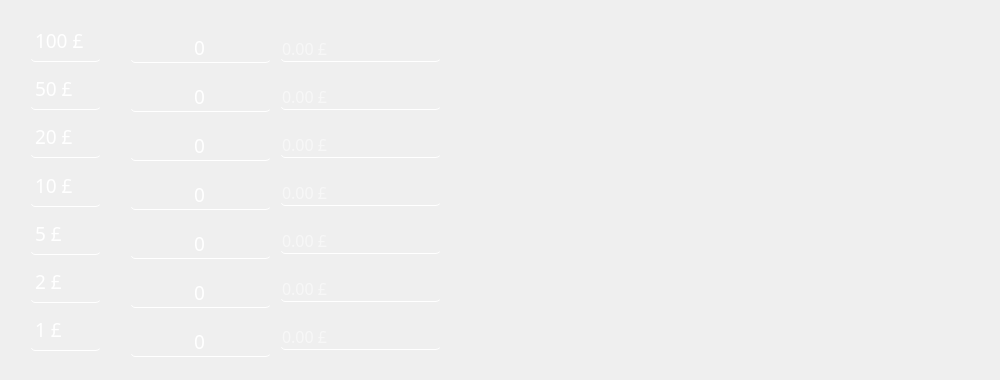
      <widget class="QWidget" name="ster">
       <widget class="QLabel" name="label_36">
        <property name="geometry">
         <rect>
          <x>520</x>
          <y>10</y>
          <width>471</width>
          <height>341</height>
         </rect>
        </property>
        <property name="text">
         <string/>
        </property>
        <property name="pixmap">
         <pixmap>devise/banknotes-of-sterling-pounds-in-circulation.jpg</pixmap>
        </property>
        <property name="scaledContents">
         <bool>true</bool>
        </property>
       </widget>
       <widget class="QWidget" name="">
        <property name="geometry">
         <rect>
          <x>130</x>
          <y>20</y>
          <width>141</width>
          <height>351</height>
         </rect>
        </property>
        <layout class="QVBoxLayout" name="verticalLayout_13">
         <item>
          <widget class="QLineEdit" name="ct">
           <property name="font">
            <font>
             <family>Mongolian Baiti</family>
             <pointsize>14</pointsize>
            </font>
           </property>
           <property name="styleSheet">
            <string notr="true">color: rgb(255, 255, 255);
border-radius:5px;
background-color:transparent;
border-bottom:1px solid rgb(255, 255, 255);</string>
           </property>
           <property name="text">
            <string>0</string>
           </property>
           <property name="alignment">
            <set>Qt::AlignCenter</set>
           </property>
           <property name="placeholderText">
            <string>Qté.</string>
           </property>
          </widget>
         </item>
         <item>
          <widget class="QLineEdit" name="ct_2">
           <property name="font">
            <font>
             <family>Mongolian Baiti</family>
             <pointsize>14</pointsize>
            </font>
           </property>
           <property name="styleSheet">
            <string notr="true">color: rgb(255, 255, 255);
border-radius:5px;
background-color:transparent;
border-bottom:1px solid rgb(255, 255, 255);</string>
           </property>
           <property name="text">
            <string>0</string>
           </property>
           <property name="alignment">
            <set>Qt::AlignCenter</set>
           </property>
           <property name="placeholderText">
            <string>Qté.</string>
           </property>
          </widget>
         </item>
         <item>
          <widget class="QLineEdit" name="ct_3">
           <property name="font">
            <font>
             <family>Mongolian Baiti</family>
             <pointsize>14</pointsize>
            </font>
           </property>
           <property name="styleSheet">
            <string notr="true">color: rgb(255, 255, 255);
border-radius:5px;
background-color:transparent;
border-bottom:1px solid rgb(255, 255, 255);</string>
           </property>
           <property name="text">
            <string>0</string>
           </property>
           <property name="alignment">
            <set>Qt::AlignCenter</set>
           </property>
           <property name="placeholderText">
            <string>Qté.</string>
           </property>
          </widget>
         </item>
         <item>
          <widget class="QLineEdit" name="ct_4">
           <property name="font">
            <font>
             <family>Mongolian Baiti</family>
             <pointsize>14</pointsize>
            </font>
           </property>
           <property name="styleSheet">
            <string notr="true">color: rgb(255, 255, 255);
border-radius:5px;
background-color:transparent;
border-bottom:1px solid rgb(255, 255, 255);</string>
           </property>
           <property name="text">
            <string>0</string>
           </property>
           <property name="alignment">
            <set>Qt::AlignCenter</set>
           </property>
           <property name="placeholderText">
            <string>Qté.</string>
           </property>
          </widget>
         </item>
         <item>
          <widget class="QLineEdit" name="ct_5">
           <property name="font">
            <font>
             <family>Mongolian Baiti</family>
             <pointsize>14</pointsize>
            </font>
           </property>
           <property name="styleSheet">
            <string notr="true">color: rgb(255, 255, 255);
border-radius:5px;
background-color:transparent;
border-bottom:1px solid rgb(255, 255, 255);</string>
           </property>
           <property name="text">
            <string>0</string>
           </property>
           <property name="alignment">
            <set>Qt::AlignCenter</set>
           </property>
           <property name="placeholderText">
            <string>Qté.</string>
           </property>
          </widget>
         </item>
         <item>
          <widget class="QLineEdit" name="ct_6">
           <property name="font">
            <font>
             <family>Mongolian Baiti</family>
             <pointsize>14</pointsize>
            </font>
           </property>
           <property name="styleSheet">
            <string notr="true">color: rgb(255, 255, 255);
border-radius:5px;
background-color:transparent;
border-bottom:1px solid rgb(255, 255, 255);</string>
           </property>
           <property name="text">
            <string>0</string>
           </property>
           <property name="alignment">
            <set>Qt::AlignCenter</set>
           </property>
           <property name="placeholderText">
            <string>Qté.</string>
           </property>
          </widget>
         </item>
         <item>
          <widget class="QLineEdit" name="ct_7">
           <property name="font">
            <font>
             <family>Mongolian Baiti</family>
             <pointsize>14</pointsize>
            </font>
           </property>
           <property name="styleSheet">
            <string notr="true">color: rgb(255, 255, 255);
border-radius:5px;
background-color:transparent;
border-bottom:1px solid rgb(255, 255, 255);</string>
           </property>
           <property name="text">
            <string>0</string>
           </property>
           <property name="alignment">
            <set>Qt::AlignCenter</set>
           </property>
           <property name="placeholderText">
            <string>Qté.</string>
           </property>
          </widget>
         </item>
        </layout>
       </widget>
       <widget class="QWidget" name="">
        <property name="geometry">
         <rect>
          <x>280</x>
          <y>20</y>
          <width>161</width>
          <height>351</height>
         </rect>
        </property>
        <layout class="QVBoxLayout" name="verticalLayout_14">
         <item>
          <widget class="QLineEdit" name="cr">
           <property name="font">
            <font>
             <family>Mongolian Baiti</family>
             <pointsize>12</pointsize>
            </font>
           </property>
           <property name="styleSheet">
            <string notr="true">color: rgb(255, 255, 255);
border-radius:5px;
background-color:transparent;
border-bottom:1px solid rgb(255, 255, 255);</string>
           </property>
           <property name="text">
            <string/>
           </property>
           <property name="readOnly">
            <bool>true</bool>
           </property>
           <property name="placeholderText">
            <string>0.00 £</string>
           </property>
          </widget>
         </item>
         <item>
          <widget class="QLineEdit" name="cr_2">
           <property name="font">
            <font>
             <family>Mongolian Baiti</family>
             <pointsize>12</pointsize>
            </font>
           </property>
           <property name="styleSheet">
            <string notr="true">color: rgb(255, 255, 255);
border-radius:5px;
background-color:transparent;
border-bottom:1px solid rgb(255, 255, 255);</string>
           </property>
           <property name="text">
            <string/>
           </property>
           <property name="readOnly">
            <bool>true</bool>
           </property>
           <property name="placeholderText">
            <string>0.00 £</string>
           </property>
          </widget>
         </item>
         <item>
          <widget class="QLineEdit" name="cr_3">
           <property name="font">
            <font>
             <family>Mongolian Baiti</family>
             <pointsize>12</pointsize>
            </font>
           </property>
           <property name="styleSheet">
            <string notr="true">color: rgb(255, 255, 255);
border-radius:5px;
background-color:transparent;
border-bottom:1px solid rgb(255, 255, 255);</string>
           </property>
           <property name="text">
            <string/>
           </property>
           <property name="readOnly">
            <bool>true</bool>
           </property>
           <property name="placeholderText">
            <string>0.00 £</string>
           </property>
          </widget>
         </item>
         <item>
          <widget class="QLineEdit" name="cr_4">
           <property name="font">
            <font>
             <family>Mongolian Baiti</family>
             <pointsize>12</pointsize>
            </font>
           </property>
           <property name="styleSheet">
            <string notr="true">color: rgb(255, 255, 255);
border-radius:5px;
background-color:transparent;
border-bottom:1px solid rgb(255, 255, 255);</string>
           </property>
           <property name="text">
            <string/>
           </property>
           <property name="readOnly">
            <bool>true</bool>
           </property>
           <property name="placeholderText">
            <string>0.00 £</string>
           </property>
          </widget>
         </item>
         <item>
          <widget class="QLineEdit" name="cr_5">
           <property name="font">
            <font>
             <family>Mongolian Baiti</family>
             <pointsize>12</pointsize>
            </font>
           </property>
           <property name="styleSheet">
            <string notr="true">color: rgb(255, 255, 255);
border-radius:5px;
background-color:transparent;
border-bottom:1px solid rgb(255, 255, 255);</string>
           </property>
           <property name="text">
            <string/>
           </property>
           <property name="readOnly">
            <bool>true</bool>
           </property>
           <property name="placeholderText">
            <string>0.00 £</string>
           </property>
          </widget>
         </item>
         <item>
          <widget class="QLineEdit" name="cr_6">
           <property name="font">
            <font>
             <family>Mongolian Baiti</family>
             <pointsize>12</pointsize>
            </font>
           </property>
           <property name="styleSheet">
            <string notr="true">color: rgb(255, 255, 255);
border-radius:5px;
background-color:transparent;
border-bottom:1px solid rgb(255, 255, 255);</string>
           </property>
           <property name="text">
            <string/>
           </property>
           <property name="readOnly">
            <bool>true</bool>
           </property>
           <property name="placeholderText">
            <string>0.00 £</string>
           </property>
          </widget>
         </item>
         <item>
          <widget class="QLineEdit" name="cr_7">
           <property name="font">
            <font>
             <family>Mongolian Baiti</family>
             <pointsize>12</pointsize>
            </font>
           </property>
           <property name="styleSheet">
            <string notr="true">color: rgb(255, 255, 255);
border-radius:5px;
background-color:transparent;
border-bottom:1px solid rgb(255, 255, 255);</string>
           </property>
           <property name="text">
            <string/>
           </property>
           <property name="readOnly">
            <bool>true</bool>
           </property>
           <property name="placeholderText">
            <string>0.00 £</string>
           </property>
          </widget>
         </item>
        </layout>
       </widget>
       <widget class="QWidget" name="">
        <property name="geometry">
         <rect>
          <x>30</x>
          <y>20</y>
          <width>71</width>
          <height>331</height>
         </rect>
        </property>
        <layout class="QVBoxLayout" name="verticalLayout_30">
         <item>
          <widget class="QLabel" name="label_78">
           <property name="font">
            <font>
             <family>Mongolian Baiti</family>
             <pointsize>14</pointsize>
            </font>
           </property>
           <property name="styleSheet">
            <string notr="true">color: rgb(255, 255, 255);
border-radius:5px;
background-color:transparent;
border-bottom:1px solid rgb(255, 255, 255);</string>
           </property>
           <property name="text">
            <string>100 £</string>
           </property>
          </widget>
         </item>
         <item>
          <widget class="QLabel" name="label_79">
           <property name="font">
            <font>
             <family>Mongolian Baiti</family>
             <pointsize>14</pointsize>
            </font>
           </property>
           <property name="styleSheet">
            <string notr="true">color: rgb(255, 255, 255);
border-radius:5px;
background-color:transparent;
border-bottom:1px solid rgb(255, 255, 255);</string>
           </property>
           <property name="text">
            <string>50 £</string>
           </property>
          </widget>
         </item>
         <item>
          <widget class="QLabel" name="label_77">
           <property name="font">
            <font>
             <family>Mongolian Baiti</family>
             <pointsize>14</pointsize>
            </font>
           </property>
           <property name="styleSheet">
            <string notr="true">color: rgb(255, 255, 255);
border-radius:5px;
background-color:transparent;
border-bottom:1px solid rgb(255, 255, 255);</string>
           </property>
           <property name="text">
            <string>20 £</string>
           </property>
          </widget>
         </item>
         <item>
          <widget class="QLabel" name="label_82">
           <property name="font">
            <font>
             <family>Mongolian Baiti</family>
             <pointsize>14</pointsize>
            </font>
           </property>
           <property name="styleSheet">
            <string notr="true">color: rgb(255, 255, 255);
border-radius:5px;
background-color:transparent;
border-bottom:1px solid rgb(255, 255, 255);</string>
           </property>
           <property name="text">
            <string>10 £</string>
           </property>
          </widget>
         </item>
         <item>
          <widget class="QLabel" name="label_81">
           <property name="font">
            <font>
             <family>Mongolian Baiti</family>
             <pointsize>14</pointsize>
            </font>
           </property>
           <property name="styleSheet">
            <string notr="true">color: rgb(255, 255, 255);
border-radius:5px;
background-color:transparent;
border-bottom:1px solid rgb(255, 255, 255);</string>
           </property>
           <property name="text">
            <string>5 £</string>
           </property>
          </widget>
         </item>
         <item>
          <widget class="QLabel" name="label_80">
           <property name="font">
            <font>
             <family>Mongolian Baiti</family>
             <pointsize>14</pointsize>
            </font>
           </property>
           <property name="styleSheet">
            <string notr="true">color: rgb(255, 255, 255);
border-radius:5px;
background-color:transparent;
border-bottom:1px solid rgb(255, 255, 255);</string>
           </property>
           <property name="text">
            <string>2 £</string>
           </property>
          </widget>
         </item>
         <item>
          <widget class="QLabel" name="label_83">
           <property name="font">
            <font>
             <family>Mongolian Baiti</family>
             <pointsize>14</pointsize>
            </font>
           </property>
           <property name="styleSheet">
            <string notr="true">color: rgb(255, 255, 255);
border-radius:5px;
background-color:transparent;
border-bottom:1px solid rgb(255, 255, 255);</string>
           </property>
           <property name="text">
            <string>1 £</string>
           </property>
          </widget>
         </item>
        </layout>
       </widget>
      </widget>
